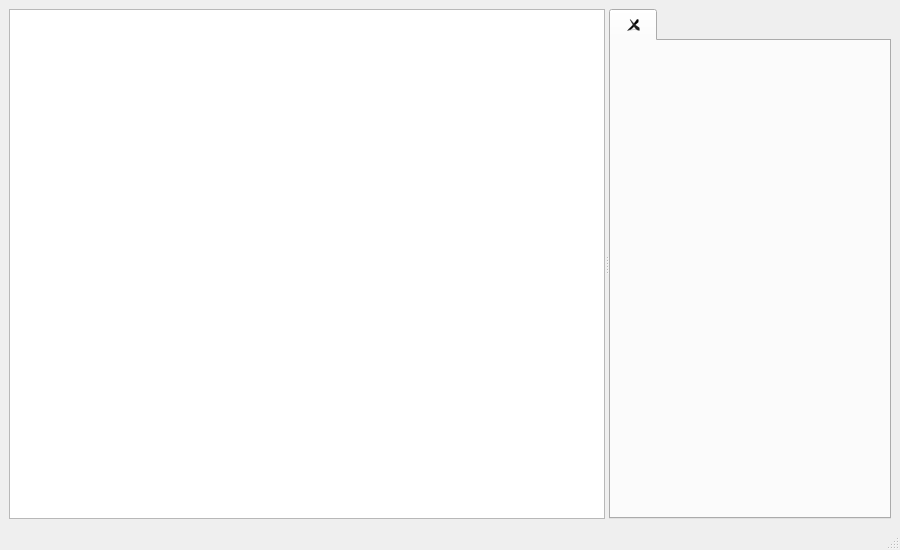
<?xml version="1.0" encoding="UTF-8"?>
<ui version="4.0">
 <class>DDSMonitorMainWindow</class>
 <widget class="QMainWindow" name="DDSMonitorMainWindow">
  <property name="geometry">
   <rect>
    <x>0</x>
    <y>0</y>
    <width>900</width>
    <height>550</height>
   </rect>
  </property>
  <property name="windowTitle">
   <string>DDS Monitor</string>
  </property>
  <property name="windowIcon">
   <iconset resource="../ddsmon.qrc">
    <normaloff>:/images/find.png</normaloff>:/images/find.png</iconset>
  </property>
  <widget class="QWidget" name="centralwidget">
   <layout class="QVBoxLayout" name="verticalLayout_2">
    <item>
     <widget class="QSplitter" name="splitter">
      <property name="orientation">
       <enum>Qt::Horizontal</enum>
      </property>
      <widget class="QTreeWidget" name="topicTree">
       <property name="sizePolicy">
        <sizepolicy hsizetype="Expanding" vsizetype="Expanding">
         <horstretch>3</horstretch>
         <verstretch>0</verstretch>
        </sizepolicy>
       </property>
       <property name="alternatingRowColors">
        <bool>true</bool>
       </property>
       <attribute name="headerVisible">
        <bool>false</bool>
       </attribute>
       <attribute name="headerStretchLastSection">
        <bool>true</bool>
       </attribute>
       <column>
        <property name="text">
         <string notr="true">1</string>
        </property>
       </column>
      </widget>
      <widget class="QTabWidget" name="mainTabWidget">
       <property name="sizePolicy">
        <sizepolicy hsizetype="Expanding" vsizetype="Expanding">
         <horstretch>7</horstretch>
         <verstretch>0</verstretch>
        </sizepolicy>
       </property>
       <property name="tabsClosable">
        <bool>true</bool>
       </property>
       <property name="movable">
        <bool>true</bool>
       </property>
       <widget class="QWidget" name="blankTab">
        <attribute name="title">
         <string/>
        </attribute>
        <layout class="QVBoxLayout" name="verticalLayout">
         <item>
          <widget class="QWidget" name="blankWidget" native="true"/>
         </item>
        </layout>
       </widget>
      </widget>
     </widget>
    </item>
   </layout>
  </widget>
  <widget class="QStatusBar" name="statusbar"/>
  <action name="actionNewTable">
   <property name="icon">
    <iconset resource="../ddsmon.qrc">
     <normaloff>:/images/stock_data-new-table.png</normaloff>:/images/stock_data-new-table.png</iconset>
   </property>
   <property name="text">
    <string>New Table</string>
   </property>
  </action>
  <action name="actionNewPlot">
   <property name="icon">
    <iconset resource="../ddsmon.qrc">
     <normaloff>:/images/monitor.png</normaloff>:/images/monitor.png</iconset>
   </property>
   <property name="text">
    <string>New Plot</string>
   </property>
  </action>
 </widget>
 <resources>
  <include location="../ddsmon.qrc"/>
 </resources>
 <connections/>
</ui>
